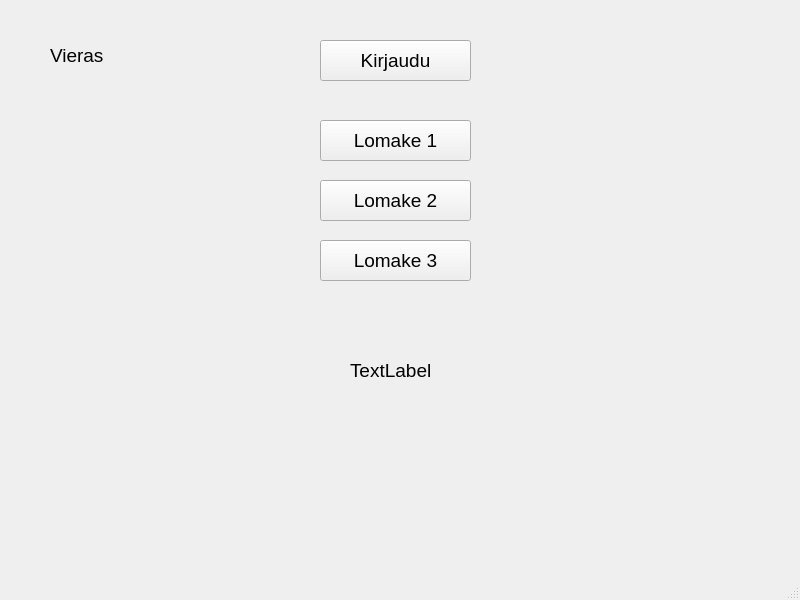
<?xml version="1.0" encoding="UTF-8"?>
<ui version="4.0">
 <class>MainWindow</class>
 <widget class="QMainWindow" name="MainWindow">
  <property name="geometry">
   <rect>
    <x>0</x>
    <y>0</y>
    <width>800</width>
    <height>600</height>
   </rect>
  </property>
  <property name="font">
   <font>
    <pointsize>14</pointsize>
   </font>
  </property>
  <property name="windowTitle">
   <string>MainWindow</string>
  </property>
  <widget class="QWidget" name="centralwidget">
   <widget class="QLabel" name="labelUsername">
    <property name="geometry">
     <rect>
      <x>50</x>
      <y>40</y>
      <width>121</width>
      <height>31</height>
     </rect>
    </property>
    <property name="text">
     <string>Vieras</string>
    </property>
   </widget>
   <widget class="QPushButton" name="btnLogin">
    <property name="geometry">
     <rect>
      <x>320</x>
      <y>40</y>
      <width>151</width>
      <height>41</height>
     </rect>
    </property>
    <property name="text">
     <string>Kirjaudu</string>
    </property>
   </widget>
   <widget class="QPushButton" name="btnForm1">
    <property name="geometry">
     <rect>
      <x>320</x>
      <y>120</y>
      <width>151</width>
      <height>41</height>
     </rect>
    </property>
    <property name="text">
     <string>Lomake 1</string>
    </property>
   </widget>
   <widget class="QPushButton" name="btnForm2">
    <property name="geometry">
     <rect>
      <x>320</x>
      <y>180</y>
      <width>151</width>
      <height>41</height>
     </rect>
    </property>
    <property name="text">
     <string>Lomake 2</string>
    </property>
   </widget>
   <widget class="QPushButton" name="btnForm3">
    <property name="geometry">
     <rect>
      <x>320</x>
      <y>240</y>
      <width>151</width>
      <height>41</height>
     </rect>
    </property>
    <property name="text">
     <string>Lomake 3</string>
    </property>
   </widget>
   <widget class="QLabel" name="labelNAme">
    <property name="geometry">
     <rect>
      <x>350</x>
      <y>350</y>
      <width>191</width>
      <height>41</height>
     </rect>
    </property>
    <property name="text">
     <string>TextLabel</string>
    </property>
   </widget>
  </widget>
  <widget class="QMenuBar" name="menubar">
   <property name="geometry">
    <rect>
     <x>0</x>
     <y>0</y>
     <width>800</width>
     <height>24</height>
    </rect>
   </property>
  </widget>
  <widget class="QStatusBar" name="statusbar"/>
 </widget>
 <resources/>
 <connections/>
</ui>
